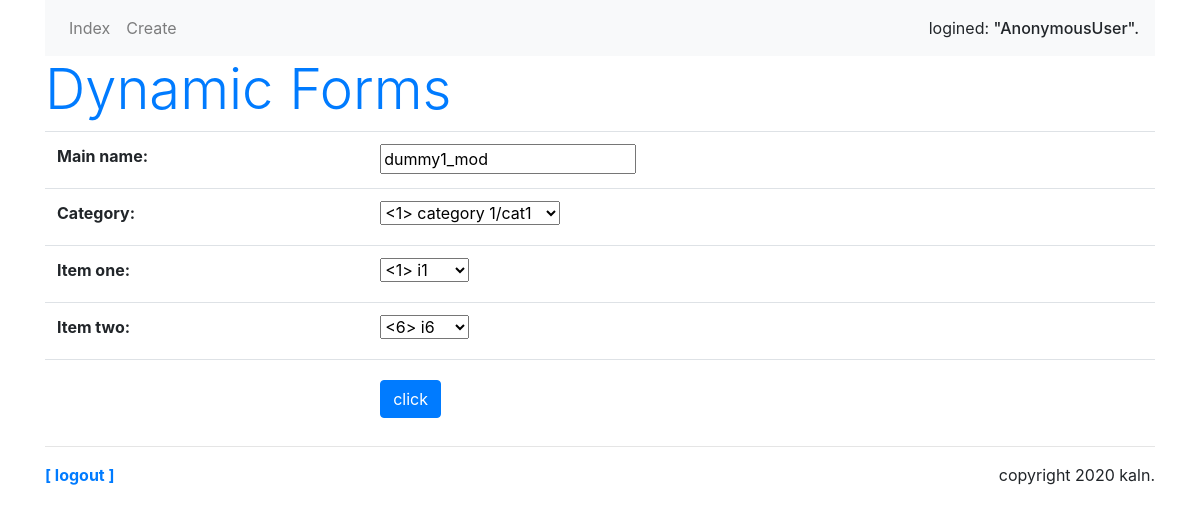
Page /mainapp/edit/1 on the committed database.
### mainapp/models.py (models this page shows, shortened)
class mainModel(models.Model):
    main_name = models.CharField(max_length=10)
    category = models.ForeignKey(MstOneModel, on_delete=models.CASCADE)
    item_one = models.ForeignKey(MstTwoModel, on_delete=models.CASCADE, related_name='item_one')
    item_two = models.ForeignKey(MstTwoModel, on_delete=models.CASCADE, related_name='item_two')
    created_at = models.DateTimeField(auto_now_add=True)
    updated_at = models.DateTimeField(auto_now=True)
    created_by = models.ForeignKey(User, on_delete=models.DO_NOTHING, related_name='created_by')
    updated_by = models.ForeignKey(User, on_delete=models.DO_NOTHING, related_name='updated_by')

### mainapp/views.py (the view, shortened to what this page needs)
# urls.py: path('edit/<int:num>', views.edit, name='edit'),
def edit(request, num):
    obj = get_object_or_404(mainModel, pk=num)
    form = mainForm(instance=obj)
    params = {
        'login_user': request.user,
        'id': num,
        'form': form,
    }
    return render(request, 'mainapp/edit.html', params)

### mainapp/forms.py
class mainForm(forms.ModelForm):
    class Meta:
        model = mainModel
        fields = ['main_name', 'category', 'item_one', 'item_two']

### MstOne/models.py (called while the page is built)
    def __str__(self):
        return '<' + str(self.id) + '> ' + self.category_name + '/' + self.category_name_abbreviation

### MstTwo/models.py (called while the page is built)
    def __str__(self):
        return '<' + str(self.id) + '> ' + self.item_name_abbreviation

### mainapp/templates/mainapp/edit.html (shortened to what this page needs)
{% extends 'mainapp/layout.html' %}
{% block header %}
<h1 class="display-4 text-primary">Dynamic Forms</h1>
{% endblock header %}
{% block content %}
<form action="{% url 'mainapp:edit' id %}" method="POST">
    <table class="table">
        {{ form.as_table }}
        <tr><th><td>
            <input type="submit" value="click" class="btn btn-primary mt-2">
        </td></th></tr>
    </table>
</form>
{% endblock content %}

### rows in the picture
mainModel: main_name "dummy1_mod", category "<1> category 1/cat1", item_one "<1> i1", item_two "<6> i6"

### other values in the picture
{{ login_user }} "AnonymousUser"
